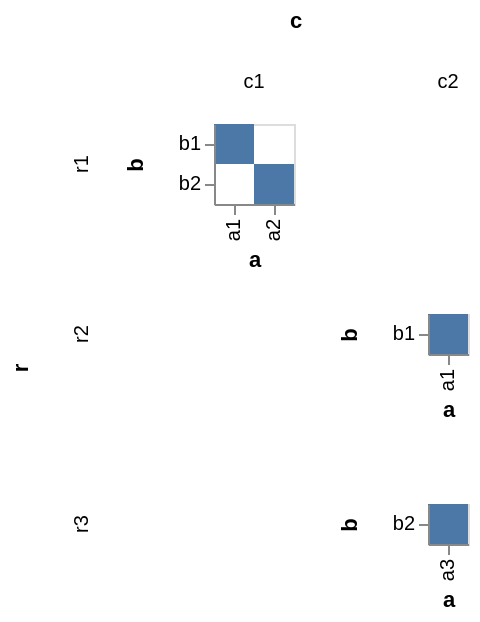

Write the Vega-Lite specification saved for this chart.
### Vega specification from a JSON file in a GitHub repository (floating-point values rounded to 4 significant figures)
{"$schema": "https://vega.github.io/schema/vega/v4.json", "autosize": "pad", "padding": 5, "data": [{"name": "source_0", "values": [{"r": "r1", "c": "c1", "a": "a1", "b": "b1"}, {"r": "r1", "c": "c1", "a": "a2", "b": "b2"}, {"r": "r2", "c": "c2", "a": "a1", "b": "b1"}, {"r": "r3", "c": "c2", "a": "a3", "b": "b2"}]}, {"name": "cross_column_domain_row_domain", "source": "source_0", "transform": [{"type": "aggregate", "groupby": ["c", "r"], "fields": ["a", "b"], "ops": ["distinct", "distinct"]}]}, {"name": "column_domain", "source": "cross_column_domain_row_domain", "transform": [{"type": "aggregate", "groupby": ["c"], "fields": ["distinct_a"], "ops": ["max"], "as": ["distinct_a"]}]}, {"name": "row_domain", "source": "cross_column_domain_row_domain", "transform": [{"type": "aggregate", "groupby": ["r"], "fields": ["distinct_b"], "ops": ["max"], "as": ["distinct_b"]}]}], "signals": [{"name": "child_x_step", "value": 20}, {"name": "child_y_step", "value": 20}], "layout": {"padding": {"row": 20, "column": 20}, "offset": {"rowTitle": 10, "columnTitle": 10}, "columns": {"signal": "length(data('column_domain'))"}, "bounds": "full", "align": "all"}, "marks": [{"name": "row-title", "type": "group", "role": "row-title", "title": {"text": "r", "offset": 10, "orient": "left", "style": "guide-title"}}, {"name": "column-title", "type": "group", "role": "column-title", "title": {"text": "c", "offset": 10, "style": "guide-title"}}, {"name": "row_header", "type": "group", "role": "row-header", "from": {"data": "row_domain"}, "sort": {"field": "datum[\"r\"]", "order": "ascending"}, "title": {"text": {"signal": "''+parent[\"r\"]"}, "offset": 10, "orient": "left", "style": "guide-label", "baseline": "middle"}, "encode": {"update": {"height": {"signal": "bandspace(datum[\"distinct_b\"], 0, 0) * child_y_step"}}}}, {"name": "column_header", "type": "group", "role": "column-header", "from": {"data": "column_domain"}, "sort": {"field": "datum[\"c\"]", "order": "ascending"}, "title": {"text": {"signal": "''+parent[\"c\"]"}, "offset": 10, "style": "guide-label", "baseline": "middle"}, "encode": {"update": {"width": {"signal": "bandspace(datum[\"distinct_a\"], 0, 0) * child_x_step"}}}}, {"name": "cell", "type": "group", "style": "cell", "from": {"facet": {"name": "facet", "data": "source_0", "groupby": ["r", "c"], "aggregate": {"cross": true, "fields": ["a", "b"], "ops": ["distinct", "distinct"], "as": ["distinct_a", "distinct_b"]}}}, "sort": {"field": ["datum[\"r\"]", "datum[\"c\"]"], "order": ["ascending", "ascending"]}, "encode": {"update": {"width": {"signal": "bandspace(datum[\"distinct_a\"], 0, 0) * child_x_step"}, "height": {"signal": "bandspace(datum[\"distinct_b\"], 0, 0) * child_y_step"}}}, "marks": [{"name": "child_marks", "type": "rect", "style": ["rect"], "from": {"data": "facet"}, "encode": {"update": {"fill": {"value": "#4c78a8"}, "tooltip": {"signal": "{\"b\": ''+datum[\"b\"], \"a\": ''+datum[\"a\"]}"}, "x": {"scale": "child_x", "field": "a"}, "width": {"scale": "child_x", "band": true}, "y": {"scale": "child_y", "field": "b"}, "height": {"scale": "child_y", "band": true}}}}], "scales": [{"name": "child_x", "type": "band", "domain": {"data": "facet", "field": "a", "sort": true}, "range": {"step": {"signal": "child_x_step"}}, "paddingInner": 0, "paddingOuter": 0}, {"name": "child_y", "type": "band", "domain": {"data": "facet", "field": "b", "sort": true}, "range": {"step": {"signal": "child_y_step"}}, "paddingInner": 0, "paddingOuter": 0}], "axes": [{"scale": "child_x", "orient": "bottom", "grid": false, "title": "a", "labelAlign": "right", "labelAngle": 270, "labelBaseline": "middle", "zindex": 1}, {"scale": "child_y", "orient": "left", "grid": false, "title": "b", "zindex": 1}]}], "config": {"axisY": {"minExtent": 30}}}
